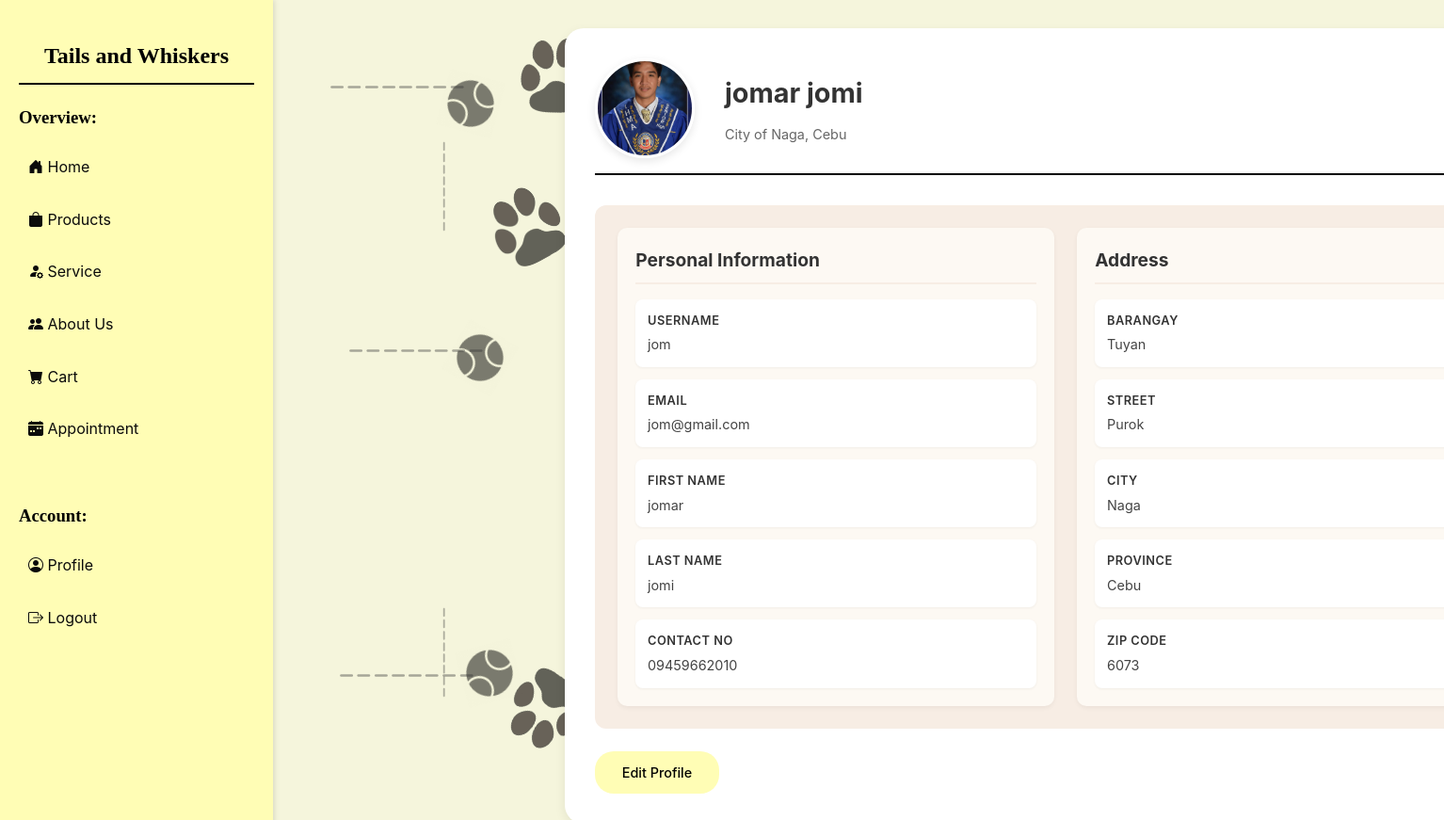
/users/profile/ (signed in), run on the app's committed database.
### users/models.py (models this page shows, shortened)
class CustomUser(AbstractUser):
    email = models.EmailField(unique=True, null=False)
    first_name = models.CharField(max_length=30, null=False)
    last_name = models.CharField(max_length=30, null=False)

class Customer(models.Model):
    user = models.OneToOneField(CustomUser, on_delete=models.CASCADE)
    contact_no = models.CharField(max_length=15, blank=True, null=True)
    barangay = models.CharField(max_length=100, blank=True, null=True)
    street = models.CharField(max_length=100, blank=True, null=True)
    city = models.CharField(max_length=100, blank=True, null=True)
    province = models.CharField(max_length=100, blank=True, null=True)
    zip_code = models.CharField(max_length=10, blank=True, null=True)
    profile_image = models.ImageField(upload_to='profile_images/', null=True, blank=True, default='default_profile.png')

### users/views.py (the view)
# urls.py: path('profile/', profile, name='profile'),
@login_required
def profile(request):
    user = request.user
    if request.method == 'POST':
        pass
    context = {
        'user': user,
    }
    return render(request, 'users/profile.html', context)

### users/templates/users/profile.html (shortened to what this page needs)
{% load static %}
<!DOCTYPE html>
<html lang="en">
<head>
    <link href="https://cdn.jsdelivr.net/npm/bootstrap-icons/font/bootstrap-icons.css" rel="stylesheet">
</head>
<body>
    <div class="sidebar">
        <h2>Tails and Whiskers</h2>
        {% if user.is_authenticated %}
            {% if user.is_staff %}
                <h3>Overview:</h3>
                <a href="{% url 'home' %}">
                    <i class="bi bi-house-door-fill"></i> Home</a>
                <a href="{% url 'inventory_list' %}">
                    <i class="bi bi-backpack4-fill"></i> Inventory</a>
                <a href="{% url 'admin_appointment_list' %}">
                    <i class="bi bi-calendar-week-fill"></i> Appointments</a>
                <a href="{% url 'admin_cart' %}">
                    <i class="bi bi-cart-plus-fill"></i> Orders</a>
            {% else %}
                <h3>Overview:</h3>
                <a href="{% url 'home' %}">
                    <i class="bi bi-house-door-fill"></i> Home</a>
                <a href="{% url 'uproduct_list' %}">
                    <i class="bi bi-bag-fill"></i> Products</a>
                <a href="{% url 'service' %}">
                    <i class="bi bi-person-fill-gear"></i> Service</a>
                <a href="{% url 'aboutus' %}">
                    <i class="bi bi-people-fill"></i> About Us</a>
                <a href="{% url 'cart' %}">
                    <i class="bi bi-cart-fill"></i> Cart</a>
                <a href="{% url 'appointment_list' %}">
                    <i class="bi bi-calendar-week-fill"></i> Appointment</a>
            {% endif %}
            <br>
            <h3>Account:</h3>
            <a href="{% url 'profile' %}">
                <i class="bi bi-person-circle"></i> Profile</a>
            <a href="{% url 'logout_view' %}">
                <i class="bi bi-box-arrow-right"></i> Logout</a>
        {% endif %}
    </div>
    <div class="decoration-container">
        <img src="{% static 'images/paw1.png' %}" alt="Paw Icon" class="paw-image paw-1">
        <img src="{% static 'images/paw1.png' %}" alt="Paw Icon" class="paw-image paw-3">
        <img src="{% static 'images/paw1.png' %}" alt="Paw Icon" class="paw-image paw-5">
        <img src="{% static 'images/petball.png' %}" alt="Pet Ball" class="petball-image petball-1">
        <img src="{% static 'images/petball.png' %}" alt="Pet Ball" class="petball-image petball-3">
        <img src="{% static 'images/petball.png' %}" alt="Pet Ball" class="petball-image petball-5">
        <img src="{% static 'images/brokenline.png' %}" alt="Broken Line" class="brokenline-image line-horizontal line-h1">
        <img src="{% static 'images/brokenline.png' %}" alt="Broken Line" class="brokenline-image line-horizontal line-h3">
        <img src="{% static 'images/brokenline.png' %}" alt="Broken Line" class="brokenline-image line-horizontal line-h5">
        <img src="{% static 'images/brokenline.png' %}" alt="Broken Line" class="brokenline-image line-vertical line-v1">
        <img src="{% static 'images/brokenline.png' %}" alt="Broken Line" class="brokenline-image line-vertical line-v3">
    </div>
    <div class="profile-container">
        <div class="profile-header">
            <img src="{% if user.customer.profile_image %}
                {{ user.customer.profile_image.url }}
            {% else %}
                {% static 'images/default_profile.png' %}
            {% endif %}"
            alt="{{ user.username }}'s profile"
            class="profile-image" />
            <div class="profile-header-text">
                <h1 class="profile-name">{{ user.first_name }} {{ user.last_name }}</h1>
                <p class="profile-location">City of {{ user.customer.city }}, {{ user.customer.province }}</p>
            </div>
        </div>
        <div class="profile-details">
            <div class="info-section">
                <h3>Personal Information</h3>
                <div class="info-box">
                    <p><strong>Username</strong> {{ user.username }}</p>
                </div>
                <div class="info-box">
                    <p><strong>Email</strong> {{ user.email }}</p>
                </div>
                <div class="info-box">
                    <p><strong>First Name</strong> {{ user.first_name }}</p>
                </div>
                <div class="info-box">
                    <p><strong>Last Name</strong> {{ user.last_name }}</p>
                </div>
                <div class="info-box">
                    <p><strong>Contact No</strong> {{ user.customer.contact_no }}</p>
                </div>
            </div>
            <div class="info-section">
                <h3>Address</h3>
                <div class="info-box">
                    <p><strong>Barangay</strong> {{ user.customer.barangay }}</p>
                </div>
                <div class="info-box">
                    <p><strong>Street</strong> {{ user.customer.street }}</p>
                </div>
                <div class="info-box">
                    <p><strong>City</strong> {{ user.customer.city }}</p>
                </div>
                <div class="info-box">
                    <p><strong>Province</strong> {{ user.customer.province }}</p>
                </div>
                <div class="info-box">
                    <p><strong>ZIP Code</strong> {{ user.customer.zip_code }}</p>
                </div>
            </div>
        </div>
        <a href="{% url 'edit_profile' %}" class="edit-button">Edit Profile</a>
    </div>
</body>
</html>

### users/templates/users/profile.html (style rules this page uses)
body { margin: 0; padding: 0; background-color: beige; font-family: 'Inter', system-ui, sans-serif; color: #333; line-height: 1.6; }
.paw-image { width: 80px; height: auto; position: absolute; opacity: 0.6; transition: transform 0.3s ease; }
.paw-1 { top: 40px; left: 550px; transform: rotate(-15deg); }
.paw-3 { top: 200px; left: 520px; transform: rotate(-45deg); }
.paw-5 { bottom: 100px; left: 540px; transform: rotate(-160deg); }
.profile-container { position: relative; margin: 20px 20px 20px 290px; margin-left: 600px; margin-top: 30px; padding: 2rem; width: calc(100% - 340px); max-width: 1000px; background-color: #FFFFFF; border-radius: 20px; box-shadow: 0 4px 12px rgba(0, 0, 0, 0.08); z-index: 1; }
.profile-header { display: flex; align-items: center; margin-bottom: 2rem; padding-bottom: 1rem; border-bottom: 2px solid #000000; }
.profile-image { width: 100px; height: 100px; border-radius: 50%; object-fit: cover; border: 3px solid #FFFFFF; box-shadow: 0 3px 10px rgba(0, 0, 0, 0.1); margin-right: 2rem; }
.profile-header-text { flex: 1; }
.profile-name { font-size: 1.8rem; color: #333; margin: 0 0 0.5rem 0; }
.profile-location { color: #666; font-size: 0.9rem; margin: 0; }
.profile-details { display: grid; grid-template-columns: 1fr 1fr; gap: 1.5rem; background-color: #F7EDE4; padding: 1.5rem; border-radius: 12px; }
.info-section { background-color: #FDF9F3; padding: 1.2rem; border-radius: 10px; box-shadow: 0 2px 5px rgba(0, 0, 0, 0.05); }
.info-section h3 { color: #333; font-size: 1.2rem; margin: 0 0 1rem 0; padding-bottom: 0.5rem; border-bottom: 2px solid #F7EDE4; }
.info-box { padding: 0.8rem; margin-bottom: 0.8rem; border-radius: 8px; background-color: #ffffff; box-shadow: 0 1px 3px rgba(0, 0, 0, 0.05); }
.info-box:last-child { margin-bottom: 0; }
.info-box p { margin: 0; font-size: 0.9rem; color: #444; }
.info-box strong { color: #333; font-weight: 600; display: block; margin-bottom: 0.2rem; font-size: 0.8rem; text-transform: uppercase; letter-spacing: 0.5px; }
.edit-button { display: inline-block; margin: 1.5rem 0 0; padding: 0.7rem 1.8rem; background: #FFFDB5; color: black; text-decoration: none; border-radius: 20px; font-size: 0.9rem; font-weight: 500; transition: all 0.3s ease; border: none; cursor: pointer; }
.sidebar { position: fixed; top: 0; left: 0; height: 100%; width: 250px; background-color: #FFFDB5; box-shadow: 2px 0 5px rgba(0, 0, 0, 0.1); padding: 20px; overflow-y: auto; z-index: 2; }
.sidebar h2 { font-family: 'Itim', cursive; color: black; text-align: center; margin-bottom: 20px; border-bottom: 2px solid black; padding-bottom: 10px; }
.sidebar h3 { font-family: 'Itim', cursive; color: black; text-align: left; margin-bottom: 10px; padding-bottom: 5px; }
.sidebar a { display: block; color: #0b0b0b; text-decoration: none; font-size: 1rem; margin: 10px 0; padding: 10px; border-radius: 5px; transition: background-color 0.3s ease, color 0.3s ease; }
.petball-image { width: 60px; height: auto; position: absolute; opacity: 0.5; transition: transform 0.3s ease; }
.petball-1 { top: 80px; left: 470px; transform: rotate(15deg); animation: bounce 3s infinite ease-in-out; }
.petball-3 { top: 350px; left: 480px; transform: rotate(30deg); animation: bounce 4s infinite ease-in-out; }
.petball-5 { bottom: 150px; left: 490px; transform: rotate(-15deg); animation: bounce 3.8s infinite ease-in-out; }
.brokenline-image { position: absolute; opacity: 0.4; transition: transform 0.3s ease; }
.line-horizontal { width: 150px; height: auto; }
.line-vertical { width: 100px; height: auto; transform: rotate(90deg); }
.line-h1 { top: 20px; left: 350px; }
.line-h3 { top: 300px; left: 370px; }
.line-h5 { bottom: 100px; left: 360px; }
.line-v1 { top: 150px; left: 420px; }
.line-v3 { bottom: 150px; left: 420px; }
.brokenline-image { animation: fadeInOut 4s infinite ease-in-out; }
.line-h1, .line-v1 { animation-delay: 0s; }
.line-h3, .line-v3 { animation-delay: 1s; }
.line-h5 { animation-delay: 2s; }

### data on the page
CustomUser: profile_image (picture), first_name "jomar", last_name "jomi", customer.city "Naga", customer.province "Cebu", username "jom", email "jom@gmail.com", customer.contact_no "09459662010", customer.barangay "Tuyan", customer.street "Purok", customer.zip_code "6073"
